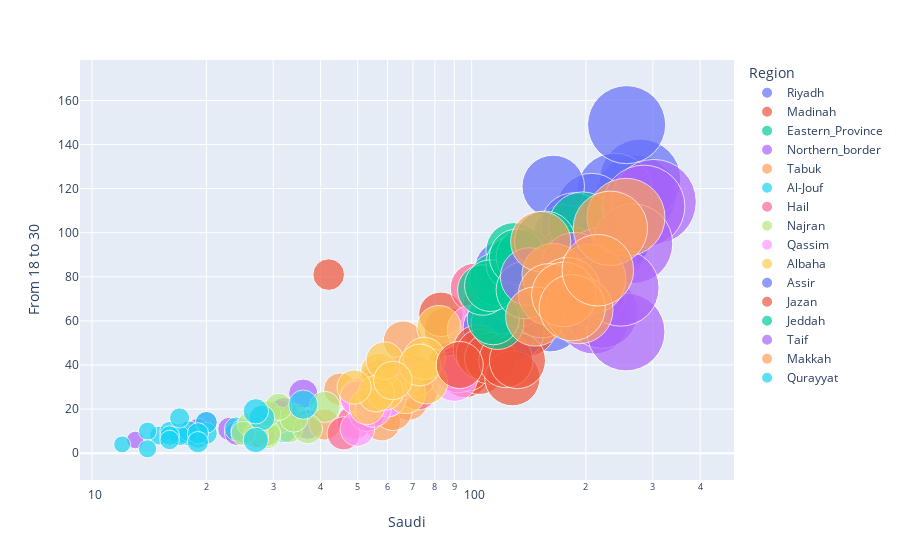

Notebook source saved alongside this figure:
### Markdown cell above
### We note that the city with the highest number of infections among males is the city of Riyadh, followed by the city of Taif, and the least is Qurayyat

### Code cell
# The following graphic was used to show us the city with the most cases in terms of nationality and those aged 18-30
fig =px.scatter(df_inj_clean,x= df_inj_clean['Saudi'], y = df_inj_clean["From 18 to 30"], size = "Saudi" ,color='Region', log_x=True, size_max=60)
fig.show()

### Figure 1 — Plotly figure (JSON) as saved in the notebook; plotly's stock layout.template omitted (floating-point values rounded to 4 significant figures)
{"data": [{"hovertemplate": "Region=Riyadh<br>Saudi=%{marker.size}<br>From 18 to 30=%{y}<extra></extra>", "legendgroup": "Riyadh", "marker": {"color": "#636efa", "size": [213, 271, 278, 238, 207, 238, 231, 236, 164, 256, 161, 163], "sizemode": "area", "sizeref": 0.08389, "symbol": "circle"}, "mode": "markers", "name": "Riyadh", "orientation": "v", "showlegend": true, "type": "scatter", "x": [213, 271, 278, 238, 207, 238, 231, 236, 164, 256, 161, 163], "xaxis": "x", "y": [97, 117, 124, 119, 111, 102, 94, 98, 121, 149, 60, 72], "yaxis": "y"}, {"hovertemplate": "Region=Madinah<br>Saudi=%{marker.size}<br>From 18 to 30=%{y}<extra></extra>", "legendgroup": "Madinah", "marker": {"color": "#EF553B", "size": [96, 88, 111, 105, 97, 135, 140, 107, 119, 86, 83, 111], "sizemode": "area", "sizeref": 0.08389, "symbol": "circle"}, "mode": "markers", "name": "Madinah", "orientation": "v", "showlegend": true, "type": "scatter", "x": [96, 88, 111, 105, 97, 135, 140, 107, 119, 86, 83, 111], "xaxis": "x", "y": [36, 40, 47, 38, 39, 69, 57, 61, 68, 56, 63, 68], "yaxis": "y"}, {"hovertemplate": "Region=Eastern_Province<br>Saudi=%{marker.size}<br>From 18 to 30=%{y}<extra></extra>", "legendgroup": "Eastern_Province", "marker": {"color": "#00cc96", "size": [120, 129, 155, 176, 153, 161, 188, 185, 132, 138, 127, 143], "sizemode": "area", "sizeref": 0.08389, "symbol": "circle"}, "mode": "markers", "name": "Eastern_Province", "orientation": "v", "showlegend": true, "type": "scatter", "x": [120, 129, 155, 176, 153, 161, 188, 185, 132, 138, 127, 143], "xaxis": "x", "y": [58, 83, 87, 98, 71, 68, 79, 74, 68, 68, 65, 79], "yaxis": "y"}, {"hovertemplate": "Region=Northern_border<br>Saudi=%{marker.size}<br>From 18 to 30=%{y}<extra></extra>", "legendgroup": "Northern_border", "marker": {"color": "#ab63fa", "size": [18, 36, 20, 32, 19, 23, 31, 24, 32, 37, 13, 19], "sizemode": "area", "sizeref": 0.08389, "symbol": "circle"}, "mode": "markers", "name": "Northern_border", "orientation": "v", "showlegend": true, "type": "scatter", "x": [18, 36, 20, 32, 19, 23, 31, 24, 32, 37, 13, 19], "xaxis": "x", "y": [10, 27, 14, 16, 9, 11, 18, 9, 19, 13, 6, 11], "yaxis": "y"}, {"hovertemplate": "Region=Tabuk<br>Saudi=%{marker.size}<br>From 18 to 30=%{y}<extra></extra>", "legendgroup": "Tabuk", "marker": {"color": "#FFA15A", "size": [66, 57, 107, 52, 68, 56, 45, 64, 56, 58, 41, 62], "sizemode": "area", "sizeref": 0.08389, "symbol": "circle"}, "mode": "markers", "name": "Tabuk", "orientation": "v", "showlegend": true, "type": "scatter", "x": [66, 57, 107, 52, 68, 56, 45, 64, 56, 58, 41, 62], "xaxis": "x", "y": [51, 34, 54, 27, 24, 31, 29, 35, 29, 14, 13, 19], "yaxis": "y"}, {"hovertemplate": "Region=Al-Jouf<br>Saudi=%{marker.size}<br>From 18 to 30=%{y}<extra></extra>", "legendgroup": "Al-Jouf", "marker": {"color": "#19d3f3", "size": [24, 32, 15, 18, 14, 19, 12, 17, 16, 20, 18, 25], "sizemode": "area", "sizeref": 0.08389, "symbol": "circle"}, "mode": "markers", "name": "Al-Jouf", "orientation": "v", "showlegend": true, "type": "scatter", "x": [24, 32, 15, 18, 14, 19, 12, 17, 16, 20, 18, 25], "xaxis": "x", "y": [11, 11, 8, 8, 10, 7, 4, 9, 10, 9, 10, 10], "yaxis": "y"}, {"hovertemplate": "Region=Hail<br>Saudi=%{marker.size}<br>From 18 to 30=%{y}<extra></extra>", "legendgroup": "Hail", "marker": {"color": "#FF6692", "size": [28, 49, 54, 72, 46, 55, 71, 115, 92, 102, 55, 53], "sizemode": "area", "sizeref": 0.08389, "symbol": "circle"}, "mode": "markers", "name": "Hail", "orientation": "v", "showlegend": true, "type": "scatter", "x": [28, 49, 54, 72, 46, 55, 71, 115, 92, 102, 55, 53], "xaxis": "x", "y": [8, 14, 26, 29, 9, 21, 35, 59, 38, 75, 26, 18], "yaxis": "y"}, {"hovertemplate": "Region=Najran<br>Saudi=%{marker.size}<br>From 18 to 30=%{y}<extra></extra>", "legendgroup": "Najran", "marker": {"color": "#B6E880", "size": [31, 33, 29, 41, 37, 26, 34, 29, 27, 25, 29, 31], "sizemode": "area", "sizeref": 0.08389, "symbol": "circle"}, "mode": "markers", "name": "Najran", "orientation": "v", "showlegend": true, "type": "scatter", "x": [31, 33, 29, 41, 37, 26, 34, 29, 27, 25, 29, 31], "xaxis": "x", "y": [15, 11, 8, 21, 11, 13, 16, 9, 8, 9, 18, 21], "yaxis": "y"}, {"hovertemplate": "Region=Qassim<br>Saudi=%{marker.size}<br>From 18 to 30=%{y}<extra></extra>", "legendgroup": "Qassim", "marker": {"color": "#FF97FF", "size": [100, 50, 60, 60, 50, 50, 90, 65, 66, 50, 55, 55], "sizemode": "area", "sizeref": 0.08389, "symbol": "circle"}, "mode": "markers", "name": "Qassim", "orientation": "v", "showlegend": true, "type": "scatter", "x": [100, 50, 60, 60, 50, 50, 90, 65, 66, 50, 55, 55], "xaxis": "x", "y": [56, 26, 25, 25, 25, 25, 34, 33, 35, 11, 24, 20], "yaxis": "y"}, {"hovertemplate": "Region=Albaha<br>Saudi=%{marker.size}<br>From 18 to 30=%{y}<extra></extra>", "legendgroup": "Albaha", "marker": {"color": "#FECB52", "size": [67, 53, 59, 57, 82, 56, 76, 49, 59, 75, 73, 62], "sizemode": "area", "sizeref": 0.08389, "symbol": "circle"}, "mode": "markers", "name": "Albaha", "orientation": "v", "showlegend": true, "type": "scatter", "x": [67, 53, 59, 57, 82, 56, 76, 49, 59, 75, 73, 62], "xaxis": "x", "y": [27, 21, 28, 37, 57, 27, 32, 30, 42, 43, 40, 33], "yaxis": "y"}, {"hovertemplate": "Region=Assir<br>Saudi=%{marker.size}<br>From 18 to 30=%{y}<extra></extra>", "legendgroup": "Assir", "marker": {"color": "#636efa", "size": [186, 192, 120, 124, 172, 125, 167, 131, 111, 146, 133, 140], "sizemode": "area", "sizeref": 0.08389, "symbol": "circle"}, "mode": "markers", "name": "Assir", "orientation": "v", "showlegend": true, "type": "scatter", "x": [186, 192, 120, 124, 172, 125, 167, 131, 111, 146, 133, 140], "xaxis": "x", "y": [103, 81, 84, 53, 75, 56, 82, 55, 57, 85, 70, 74], "yaxis": "y"}, {"hovertemplate": "Region=Jazan<br>Saudi=%{marker.size}<br>From 18 to 30=%{y}<extra></extra>", "legendgroup": "Jazan", "marker": {"color": "#EF553B", "size": [181, 42, 160, 146, 104, 106, 112, 128, 153, 123, 132, 93], "sizemode": "area", "sizeref": 0.08389, "symbol": "circle"}, "mode": "markers", "name": "Jazan", "orientation": "v", "showlegend": true, "type": "scatter", "x": [181, 42, 160, 146, 104, 106, 112, 128, 153, 123, 132, 93], "xaxis": "x", "y": [88, 81, 79, 80, 47, 45, 43, 34, 66, 42, 42, 40], "yaxis": "y"}, {"hovertemplate": "Region=Jeddah<br>Saudi=%{marker.size}<br>From 18 to 30=%{y}<extra></extra>", "legendgroup": "Jeddah", "marker": {"color": "#00cc96", "size": [117, 114, 129, 116, 107, 129, 112, 138, 196, 132, 138, 156], "sizemode": "area", "sizeref": 0.08389, "symbol": "circle"}, "mode": "markers", "name": "Jeddah", "orientation": "v", "showlegend": true, "type": "scatter", "x": [117, 114, 129, 116, 107, 129, 112, 138, 196, 132, 138, 156], "xaxis": "x", "y": [59, 61, 92, 79, 74, 86, 76, 89, 103, 89, 74, 96], "yaxis": "y"}, {"hovertemplate": "Region=Taif<br>Saudi=%{marker.size}<br>From 18 to 30=%{y}<extra></extra>", "legendgroup": "Taif", "marker": {"color": "#ab63fa", "size": [218, 210, 302, 220, 142, 184, 187, 206, 284, 266, 255, 247], "sizemode": "area", "sizeref": 0.08389, "symbol": "circle"}, "mode": "markers", "name": "Taif", "orientation": "v", "showlegend": true, "type": "scatter", "x": [218, 210, 302, 220, 142, 184, 187, 206, 284, 266, 255, 247], "xaxis": "x", "y": [86, 61, 114, 64, 80, 74, 85, 73, 112, 95, 55, 75], "yaxis": "y"}, {"hovertemplate": "Region=Makkah<br>Saudi=%{marker.size}<br>From 18 to 30=%{y}<extra></extra>", "legendgroup": "Makkah", "marker": {"color": "#FFA15A", "size": [164, 152, 206, 179, 160, 147, 255, 192, 232, 175, 184, 215], "sizemode": "area", "sizeref": 0.08389, "symbol": "circle"}, "mode": "markers", "name": "Makkah", "orientation": "v", "showlegend": true, "type": "scatter", "x": [164, 152, 206, 179, 160, 147, 255, 192, 232, 175, 184, 215], "xaxis": "x", "y": [81, 96, 79, 74, 72, 62, 107, 65, 102, 72, 66, 83], "yaxis": "y"}, {"hovertemplate": "Region=Qurayyat<br>Saudi=%{marker.size}<br>From 18 to 30=%{y}<extra></extra>", "legendgroup": "Qurayyat", "marker": {"color": "#19d3f3", "size": [17, 36, 28, 20, 19, 14, 27, 19, 27, 16, 17, 16], "sizemode": "area", "sizeref": 0.08389, "symbol": "circle"}, "mode": "markers", "name": "Qurayyat", "orientation": "v", "showlegend": true, "type": "scatter", "x": [17, 36, 28, 20, 19, 14, 27, 19, 27, 16, 17, 16], "xaxis": "x", "y": [8, 22, 16, 14, 9, 2, 19, 5, 6, 8, 16, 6], "yaxis": "y"}], "layout": {"legend": {"itemsizing": "constant", "title": {"text": "Region"}, "tracegroupgap": 0}, "margin": {"t": 60}, "xaxis": {"anchor": "y", "domain": [0, 1], "title": {"text": "Saudi"}, "type": "log"}, "yaxis": {"anchor": "x", "domain": [0, 1], "title": {"text": "From 18 to 30"}}}}
